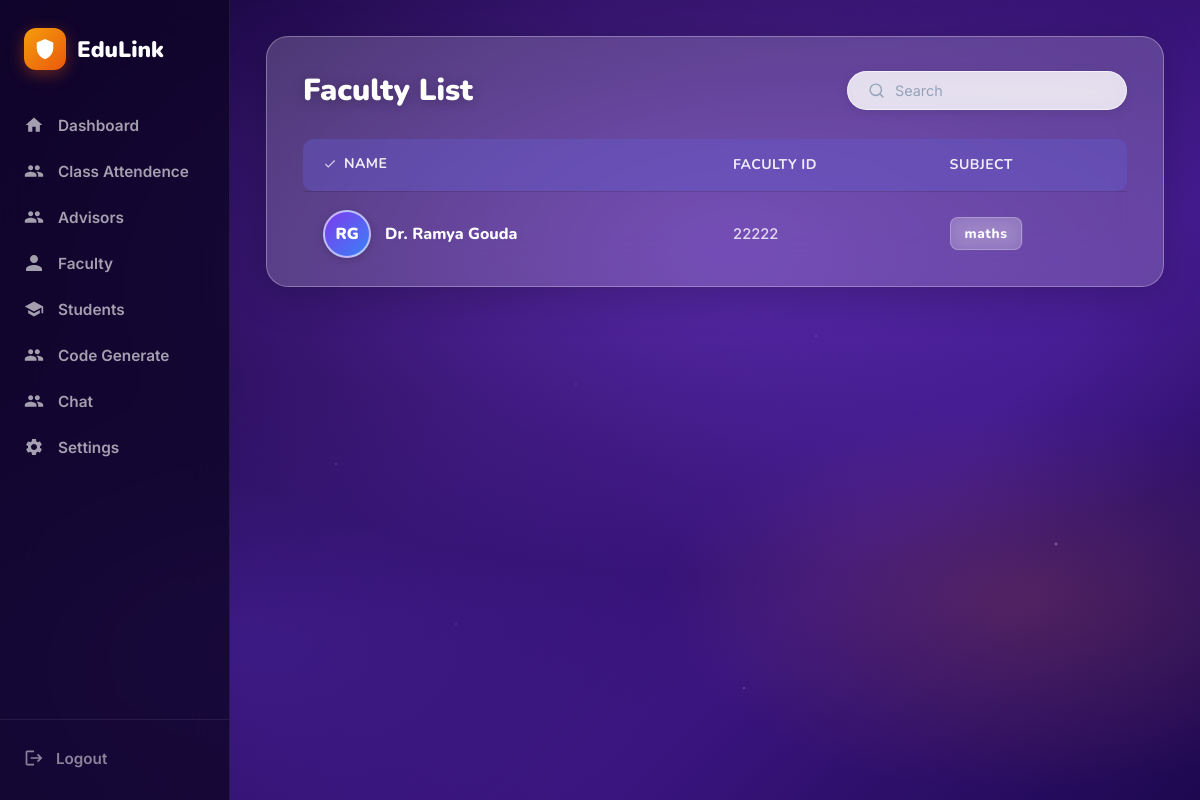
Page /hod/faculty_list/ on the committed database.
### User/models.py (models this page shows)
class User(AbstractUser):
    roles = (
        ('hod', 'HOD'),
        ('advisor', 'Advisor'),
        ('faculty', 'Faculty'),
        ('student', 'Student'),
    )
    role = models.CharField(max_length=10, choices=roles)

### Faculty/models.py (models this page shows, shortened)
class Faculty(models.Model):
  username=models.ForeignKey(User, on_delete=models.CASCADE, null=True, blank=True)
  faculty_id=models.CharField(max_length=50,primary_key=True)
  mobile_num=models.CharField(max_length=10,)
  class_code=models.IntegerField()
  subject_name=models.CharField(max_length=50,null=True,blank=True)
  subject_code=models.CharField(max_length=50,null=True,blank=True)
  created_at = models.DateTimeField(auto_now_add=True)
  updated_at=models.DateTimeField(auto_now=True)

### HOD/views.py (the view)
# urls.py: path('faculty_list/',views.faculty_list,name='faculty_list'),
def faculty_list(request):
  faculty=User.objects.filter(role='faculty')
  faculty_row=[]
  for fac in faculty:
    faculty_info=Faculty.objects.filter(username=fac).first()
    faculty_row.append({
      'user':fac,
      'faculty_id':faculty_info.faculty_id if faculty_info else '',
      'subject_name':faculty_info.subject_name if faculty_info else ''
    })
  context={
    'faculty':faculty_row
  }
  return render(request,'faculty_list.html',context)

### HOD/templates/faculty_list.html (shortened to what this page needs)
{% extends "base.html" %}
{% block content %}
<div class="advisors-wrapper">
  <div class="advisors-card">
    <div class="card-header">
      <h2>Faculty List</h2>
      <div class="search-box">
        <svg viewBox="0 0 24 24" fill="none" stroke="currentColor" stroke-width="2" stroke-linecap="round">
          <circle cx="11" cy="11" r="8" />
          <path d="m21 21-4.35-4.35" />
        </svg>
        <input type="text" id="advisorSearch" placeholder="Search" oninput="filterAdvisors(this.value)"
          autocomplete="off" />
      </div>
    </div>
    <table class="adv-table" id="advisorTable">
      <thead>
        <tr>
          <th>
            <span class="th-icon">
              <svg viewBox="0 0 24 24" fill="none" stroke="currentColor" stroke-width="2">
                <polyline points="20 6 9 17 4 12" />
              </svg>
              Name
            </span>
          </th>
          <th>Faculty Id</th>
          <th>Subject</th>
        </tr>
      </thead>
      <tbody id="advisorBody">
        {% for fac in faculty %}
        <tr>
          <td>
            <div class="name-cell">
              <div class="advisor-avatar v{{ forloop.counter }}">
                {{ fac.user.first_name|first }}{{ fac.user.last_name|first }}
              </div>
              <span class="advisor-name">Dr. {{ fac.user.first_name }} {{ fac.user.last_name }}</span>
            </div>
          </td>
          <td><span class="dept-text">{{ fac.faculty_id|default:"-" }}</span></td>
          <td><span class="class-badge">{{ fac.subject_name|default:"-" }}</span></td>
        </tr>
        {% endfor %}
      </tbody>
    </table>
  </div>
</div>
{% endblock %}

### HOD/templates/faculty_list.html (style rules this page uses)
.advisors-wrapper { max-width: 900px; margin: 0 auto; }
.advisors-card { background: rgba(255, 255, 255, 0.18); backdrop-filter: blur(24px); -webkit-backdrop-filter: blur(24px); border: 1px solid rgba(255, 255, 255, 0.30); border-radius: 22px; overflow: hidden; box-shadow: 0 8px 40px rgba(0, 0, 0, .22); padding: 32px 36px 10px; }
.card-header { display: flex; align-items: center; justify-content: space-between; margin-bottom: 28px; gap: 16px; flex-wrap: wrap; }
.card-header h2 { font-family: 'Nunito', sans-serif; font-size: 1.9rem; font-weight: 900; color: white; text-shadow: 0 2px 12px rgba(0, 0, 0, .25); }
.search-box { display: flex; align-items: center; gap: 10px; background: rgba(255, 255, 255, 0.80); backdrop-filter: blur(12px); border: 1.5px solid rgba(255, 255, 255, 0.60); border-radius: 50px; padding: 10px 20px; min-width: 220px; box-shadow: 0 2px 12px rgba(0, 0, 0, .10); transition: box-shadow .2s, border-color .2s; }
.search-box svg { width: 17px; height: 17px; color: #94a3b8; flex-shrink: 0; }
.search-box input { border: none; background: transparent; outline: none; font-size: 0.90rem; color: #374151; font-family: 'Inter', sans-serif; width: 100%; padding: 0; }
.search-box input::placeholder { color: #94a3b8; }
.adv-table { width: 100%; border-collapse: collapse; }
.adv-table thead tr { background: rgba(100, 90, 200, 0.45); border-radius: 10px; }
.adv-table thead th { padding: 15px 20px; text-align: left; font-family: 'Nunito', sans-serif; font-size: 0.88rem; font-weight: 700; color: rgba(255, 255, 255, 0.90); letter-spacing: .03em; }
.adv-table thead th:first-child { border-radius: 10px 0 0 10px; }
.adv-table thead th:last-child { border-radius: 0 10px 10px 0; }
.th-icon { display: inline-flex; align-items: center; gap: 7px; }
.th-icon svg { width: 14px; height: 14px; opacity: .8; }
.adv-table tbody tr { border-bottom: 1px solid rgba(255, 255, 255, 0.12); transition: background .18s; }
.adv-table tbody tr:last-child { border-bottom: none; }
.adv-table tbody td { padding: 18px 20px; vertical-align: middle; }
.name-cell { display: flex; align-items: center; gap: 14px; }
.advisor-avatar { width: 48px; height: 48px; border-radius: 50%; background: linear-gradient(135deg, #7c3aed, #3b82f6); display: flex; align-items: center; justify-content: center; flex-shrink: 0; border: 2.5px solid rgba(255, 255, 255, 0.60); overflow: hidden; box-shadow: 0 2px 10px rgba(0, 0, 0, .18); font-family: 'Nunito', sans-serif; font-weight: 900; font-size: 1rem; color: white; }
.advisor-name { font-family: 'Nunito', sans-serif; font-size: 1rem; font-weight: 800; color: white; }
.dept-text { font-size: 0.92rem; color: rgba(255, 255, 255, 0.80); font-weight: 500; }
.class-badge { display: inline-block; background: rgba(255, 255, 255, 0.18); border: 1px solid rgba(255, 255, 255, 0.25); border-radius: 8px; padding: 6px 14px; font-family: 'Nunito', sans-serif; font-size: 0.85rem; font-weight: 800; color: white; letter-spacing: .04em; backdrop-filter: blur(8px); }

### HOD/templates/base.html (style rules this page uses)
*, *::before, *::after { box-sizing: border-box; margin: 0; padding: 0; }
:root { --sidebar-width: 230px; --blue: #2563eb; --blue-dark: #1d4ed8; --blue-light: #dbeafe; --purple: #7c3aed; --purple-dark: #5b21b6; --white: #ffffff; --text-dark: #1e1040; --text-mid: #4b5563; --text-light: #9ca3af; --card-bg: rgba(255, 255, 255, 0.84); --card-border: rgba(255, 255, 255, 0.60); --border: #e2e8f0; --radius: 16px; --green: #16a34a; --red: #dc2626; }
body { font-family: 'Inter', sans-serif; background: #2d1060; min-height: 100vh; display: flex; overflow: hidden; }
table { width: 100%; border-collapse: collapse; }
thead th { text-align: left; font-size: 0.76rem; font-weight: 700; color: var(--text-light); text-transform: uppercase; letter-spacing: .06em; padding: 7px 10px; border-bottom: 1.5px solid rgba(0, 0, 0, .07); }
tbody tr { border-bottom: 1px solid rgba(0, 0, 0, .05); transition: background .15s; }
tbody tr:last-child { border-bottom: none; }
tbody td { padding: 12px 10px; font-size: 0.88rem; color: var(--text-dark); }

### rows in the picture
User: user.first_name|first "R", user.last_name|first "G", user.first_name "Ramya", user.last_name "Gouda", faculty_id "22222", subject_name "maths"
